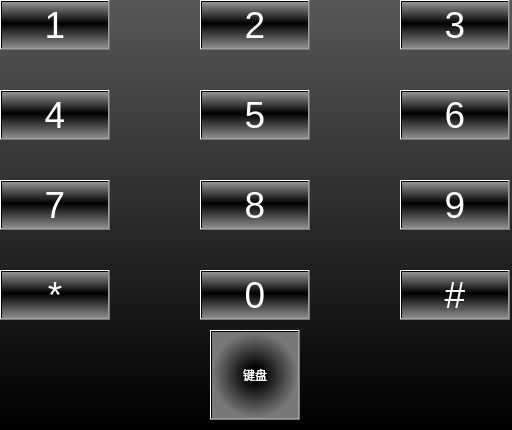
<?xml version="1.0" encoding="UTF-8"?>
<ui version="4.0">
 <class>Calling_number</class>
 <widget class="QWidget" name="Calling_number">
  <property name="geometry">
   <rect>
    <x>0</x>
    <y>0</y>
    <width>512</width>
    <height>430</height>
   </rect>
  </property>
  <property name="windowTitle">
   <string>Form</string>
  </property>
  <property name="styleSheet">
   <string notr="true">background-color: qlineargradient(spread:pad, x1:1, y1:1, x2:1, y2:0, stop:0 rgba(0, 0, 0, 255), stop:1 rgba(184, 184, 184, 255));
background-color: qlineargradient(spread:pad, x1:1, y1:1, x2:1, y2:0, stop:0 rgba(0, 0, 0, 255), stop:1 rgba(87, 87, 87, 255));</string>
  </property>
  <widget class="QPushButton" name="pushButton2_star">
   <property name="geometry">
    <rect>
     <x>0</x>
     <y>270</y>
     <width>110</width>
     <height>50</height>
    </rect>
   </property>
   <property name="font">
    <font>
     <pointsize>28</pointsize>
    </font>
   </property>
   <property name="styleSheet">
    <string notr="true">background-color: qlineargradient(spread:pad, x1:1, y1:1, x2:1, y2:0, stop:0 rgba(141, 141, 141, 255), stop:0.534091 rgba(0, 0, 0, 255), stop:1 rgba(148, 148, 148, 255));
color: rgb(255, 255, 255);</string>
   </property>
   <property name="text">
    <string>*</string>
   </property>
  </widget>
  <widget class="QPushButton" name="pushButton2_number1">
   <property name="geometry">
    <rect>
     <x>0</x>
     <y>0</y>
     <width>110</width>
     <height>50</height>
    </rect>
   </property>
   <property name="font">
    <font>
     <pointsize>28</pointsize>
    </font>
   </property>
   <property name="styleSheet">
    <string notr="true">background-color: qlineargradient(spread:pad, x1:1, y1:1, x2:1, y2:0, stop:0 rgba(141, 141, 141, 255), stop:0.534091 rgba(0, 0, 0, 255), stop:1 rgba(148, 148, 148, 255));
color: rgb(255, 255, 255);</string>
   </property>
   <property name="text">
    <string>1</string>
   </property>
  </widget>
  <widget class="QPushButton" name="pushButton2_number3">
   <property name="geometry">
    <rect>
     <x>400</x>
     <y>0</y>
     <width>110</width>
     <height>50</height>
    </rect>
   </property>
   <property name="font">
    <font>
     <pointsize>28</pointsize>
    </font>
   </property>
   <property name="styleSheet">
    <string notr="true">background-color: qlineargradient(spread:pad, x1:1, y1:1, x2:1, y2:0, stop:0 rgba(141, 141, 141, 255), stop:0.534091 rgba(0, 0, 0, 255), stop:1 rgba(148, 148, 148, 255));
color: rgb(255, 255, 255);</string>
   </property>
   <property name="text">
    <string>3</string>
   </property>
  </widget>
  <widget class="QPushButton" name="pushButton2_number6">
   <property name="geometry">
    <rect>
     <x>400</x>
     <y>90</y>
     <width>110</width>
     <height>50</height>
    </rect>
   </property>
   <property name="font">
    <font>
     <pointsize>28</pointsize>
    </font>
   </property>
   <property name="styleSheet">
    <string notr="true">background-color: qlineargradient(spread:pad, x1:1, y1:1, x2:1, y2:0, stop:0 rgba(141, 141, 141, 255), stop:0.534091 rgba(0, 0, 0, 255), stop:1 rgba(148, 148, 148, 255));
color: rgb(255, 255, 255);</string>
   </property>
   <property name="text">
    <string>6</string>
   </property>
  </widget>
  <widget class="QPushButton" name="pushButton2_number7">
   <property name="geometry">
    <rect>
     <x>0</x>
     <y>180</y>
     <width>110</width>
     <height>50</height>
    </rect>
   </property>
   <property name="font">
    <font>
     <pointsize>28</pointsize>
    </font>
   </property>
   <property name="styleSheet">
    <string notr="true">background-color: qlineargradient(spread:pad, x1:1, y1:1, x2:1, y2:0, stop:0 rgba(141, 141, 141, 255), stop:0.534091 rgba(0, 0, 0, 255), stop:1 rgba(148, 148, 148, 255));
color: rgb(255, 255, 255);</string>
   </property>
   <property name="text">
    <string>7</string>
   </property>
  </widget>
  <widget class="QPushButton" name="pushButton2_number0">
   <property name="geometry">
    <rect>
     <x>200</x>
     <y>270</y>
     <width>110</width>
     <height>50</height>
    </rect>
   </property>
   <property name="font">
    <font>
     <pointsize>28</pointsize>
    </font>
   </property>
   <property name="styleSheet">
    <string notr="true">background-color: qlineargradient(spread:pad, x1:1, y1:1, x2:1, y2:0, stop:0 rgba(141, 141, 141, 255), stop:0.534091 rgba(0, 0, 0, 255), stop:1 rgba(148, 148, 148, 255));
color: rgb(255, 255, 255);</string>
   </property>
   <property name="text">
    <string>0</string>
   </property>
  </widget>
  <widget class="QPushButton" name="pushButton2_number5">
   <property name="geometry">
    <rect>
     <x>200</x>
     <y>90</y>
     <width>110</width>
     <height>50</height>
    </rect>
   </property>
   <property name="font">
    <font>
     <pointsize>28</pointsize>
    </font>
   </property>
   <property name="styleSheet">
    <string notr="true">background-color: qlineargradient(spread:pad, x1:1, y1:1, x2:1, y2:0, stop:0 rgba(141, 141, 141, 255), stop:0.534091 rgba(0, 0, 0, 255), stop:1 rgba(148, 148, 148, 255));
color: rgb(255, 255, 255);</string>
   </property>
   <property name="text">
    <string>5</string>
   </property>
  </widget>
  <widget class="QPushButton" name="pushButton2_sign">
   <property name="geometry">
    <rect>
     <x>400</x>
     <y>270</y>
     <width>110</width>
     <height>50</height>
    </rect>
   </property>
   <property name="font">
    <font>
     <pointsize>28</pointsize>
    </font>
   </property>
   <property name="styleSheet">
    <string notr="true">background-color: qlineargradient(spread:pad, x1:1, y1:1, x2:1, y2:0, stop:0 rgba(141, 141, 141, 255), stop:0.534091 rgba(0, 0, 0, 255), stop:1 rgba(148, 148, 148, 255));
color: rgb(255, 255, 255);</string>
   </property>
   <property name="text">
    <string>#</string>
   </property>
  </widget>
  <widget class="QPushButton" name="pushButton2_number2">
   <property name="geometry">
    <rect>
     <x>200</x>
     <y>0</y>
     <width>110</width>
     <height>50</height>
    </rect>
   </property>
   <property name="font">
    <font>
     <pointsize>28</pointsize>
    </font>
   </property>
   <property name="styleSheet">
    <string notr="true">
background-color: qlineargradient(spread:pad, x1:1, y1:1, x2:1, y2:0, stop:0 rgba(141, 141, 141, 255), stop:0.534091 rgba(0, 0, 0, 255), stop:1 rgba(148, 148, 148, 255));
color: rgb(255, 255, 255);</string>
   </property>
   <property name="text">
    <string>2</string>
   </property>
  </widget>
  <widget class="QPushButton" name="pushButton2_number8">
   <property name="geometry">
    <rect>
     <x>200</x>
     <y>180</y>
     <width>110</width>
     <height>50</height>
    </rect>
   </property>
   <property name="font">
    <font>
     <pointsize>28</pointsize>
    </font>
   </property>
   <property name="styleSheet">
    <string notr="true">background-color: qlineargradient(spread:pad, x1:1, y1:1, x2:1, y2:0, stop:0 rgba(141, 141, 141, 255), stop:0.534091 rgba(0, 0, 0, 255), stop:1 rgba(148, 148, 148, 255));
color: rgb(255, 255, 255);</string>
   </property>
   <property name="text">
    <string>8</string>
   </property>
  </widget>
  <widget class="QPushButton" name="pushButton2_number9">
   <property name="geometry">
    <rect>
     <x>400</x>
     <y>180</y>
     <width>110</width>
     <height>50</height>
    </rect>
   </property>
   <property name="font">
    <font>
     <pointsize>28</pointsize>
    </font>
   </property>
   <property name="styleSheet">
    <string notr="true">background-color: qlineargradient(spread:pad, x1:1, y1:1, x2:1, y2:0, stop:0 rgba(141, 141, 141, 255), stop:0.534091 rgba(0, 0, 0, 255), stop:1 rgba(148, 148, 148, 255));
color: rgb(255, 255, 255);</string>
   </property>
   <property name="text">
    <string>9</string>
   </property>
  </widget>
  <widget class="QPushButton" name="pushButton2_number4">
   <property name="geometry">
    <rect>
     <x>0</x>
     <y>90</y>
     <width>110</width>
     <height>50</height>
    </rect>
   </property>
   <property name="font">
    <font>
     <pointsize>28</pointsize>
    </font>
   </property>
   <property name="styleSheet">
    <string notr="true">background-color: qlineargradient(spread:pad, x1:1, y1:1, x2:1, y2:0, stop:0 rgba(141, 141, 141, 255), stop:0.534091 rgba(0, 0, 0, 255), stop:1 rgba(148, 148, 148, 255));
color: rgb(255, 255, 255);</string>
   </property>
   <property name="text">
    <string>4</string>
   </property>
  </widget>
  <widget class="QPushButton" name="pushButton2_keyboard">
   <property name="geometry">
    <rect>
     <x>210</x>
     <y>330</y>
     <width>90</width>
     <height>90</height>
    </rect>
   </property>
   <property name="styleSheet">
    <string notr="true">background-color: qradialgradient(spread:pad, cx:0.5, cy:0.5, radius:0.5, fx:0.5, fy:0.5, stop:0.170455 rgba(0, 0, 0, 255), stop:1 rgba(121, 121, 121, 255));
color: rgb(255, 255, 255);</string>
   </property>
   <property name="text">
    <string>键盘</string>
   </property>
  </widget>
 </widget>
 <resources/>
 <connections/>
</ui>
